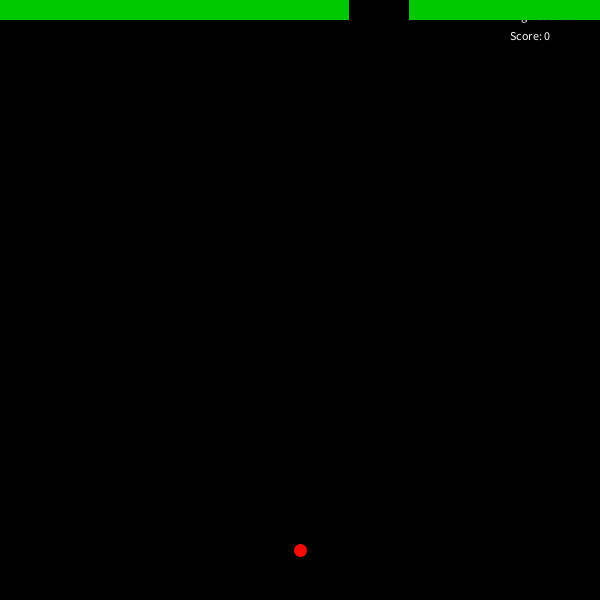
Frame 1 (no input)
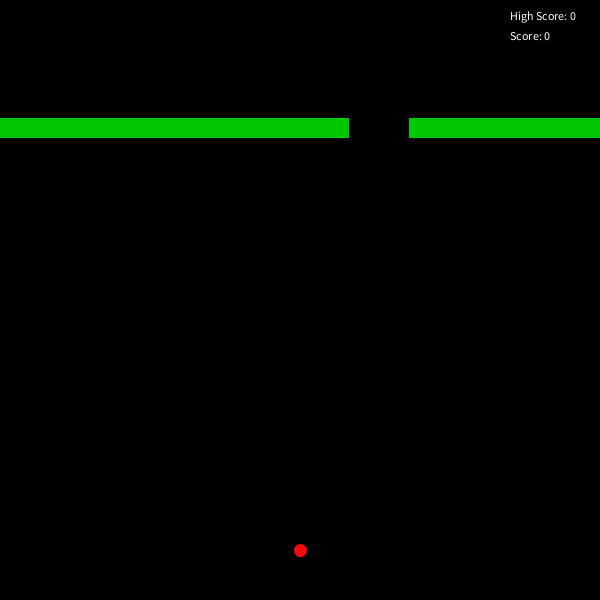
Frame 60 (the mouse pressed at the canvas centre just before this capture)
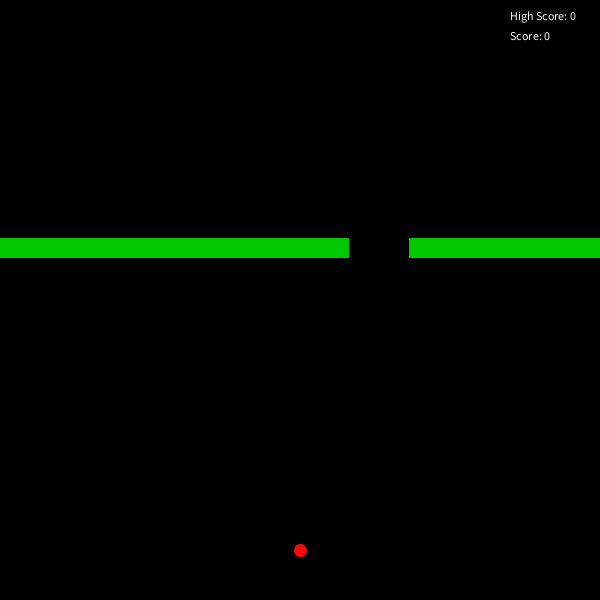
Frame 120 (the mouse held since frame 60 and released just before this capture)

The Processing sketch that drew these frames (run headless with seeded random() and noise(); from frame 60 on, the mouse is pressed at the canvas centre):

// Processing sketch: processing_79294
// ── processing_79294.pde

//Will Slotterback CP1 16-17
int dir=0;
int x = 300;
int y = 550;
int f = 100;
int levely =0;
int levely2 =0;
int levelW= int(random(0, 541));
int levelW2= int(random(0, 541));
int score=0;
int hiScore = 0;
boolean gameOver = false; //keeps track of whether game is over or not

void setup()
{
  size(600, 600);
  background(0);
}

void draw()
{
  if (gameOver==true) 
  {
    fill(255);
    textSize(15);
    textAlign(CENTER);
    text("GAME OVER: Press the mouse to restart.", 300, 200);
  }
  else //can only play if game is not over
  {  
    human();
  }
}


void human()
{
  if (get(x, y) ==color(0, 200, 0))
  {
    gameOver= true;
  }
  frameRate(f);
  background(0);
  fill(255);
  text("Score: " + score, 510, 40);
  text("High Score: " + hiScore, 510, 20);
  stroke(245, 10, 10);
  strokeWeight(13);
  point (x, y);
  if ( dir==RIGHT)
  {
    if (x>598)
    {
      x=-2;
      x=x+2;
    }
    x=x+2;
  }
  if (dir==LEFT)
  {
    if (x<1)
    {
      x=601;
      x=x-2;
    }
    x=x-2;
  }
  if (dir==UP)
  {
    if (y<1)
    {
      y=601;
      y=y-2;
    }
    y=y-2;
  }
  if (dir==DOWN)
  {
    y=y+2;
  }
  noStroke();
  fill(0, 200, 0);
  //first block
  rect(0, levely, levelW, 20);
  rect(levelW+60, levely, 600, 20);
  levely=levely+1;
  // second block
  rect(0, levely-550, levelW2, 20);
  rect(levelW2+60, levely-550, 600, 20);
  levely=levely+1;
  // When Bar gets to the bottom
  if (levely>1150)
  {
    levely=0;
    levelW=int(random(0, 541));
    levelW2=int(random(0, 541));
    f=f+20;
    // Score Tracker
    score++;
    if (score>hiScore)
    {
      hiScore=score;
    }
  }
  // Can't cheat by going from bottom to top
  if (y>600)
  {
    gameOver=true;
  }
}

void keyPressed()// controls for the player
{
  if (keyPressed== true && key=='w')
  {
    dir=UP;
  }
  if (keyPressed== true && key=='a')
  {
    dir=LEFT;
  }
  if (keyPressed==true && key=='s')
  {
    dir=DOWN;
  }
  if (keyPressed== true && key=='d')
  {
    dir=RIGHT;
  }
}

void keyReleased()
{
  if (key=='a')
  {
    dir=0;
  }
  if (key=='w')
  {
    dir=0;
  }
  if (key=='s')
  {
    dir=0;
  }
  if (key=='d')
  {
    dir=0;
  }
}

void mousePressed() //for restarting the game
{
  if ( gameOver==true && mousePressed==true)
  {
    background(0);
    x=300;
    y=550;
    levely=0;
    dir=0;
    gameOver= false;
    levelW=int(random(0, 541));
    levelW2=int(random(0, 541));
    f=100;
    score=0;
  }
}
